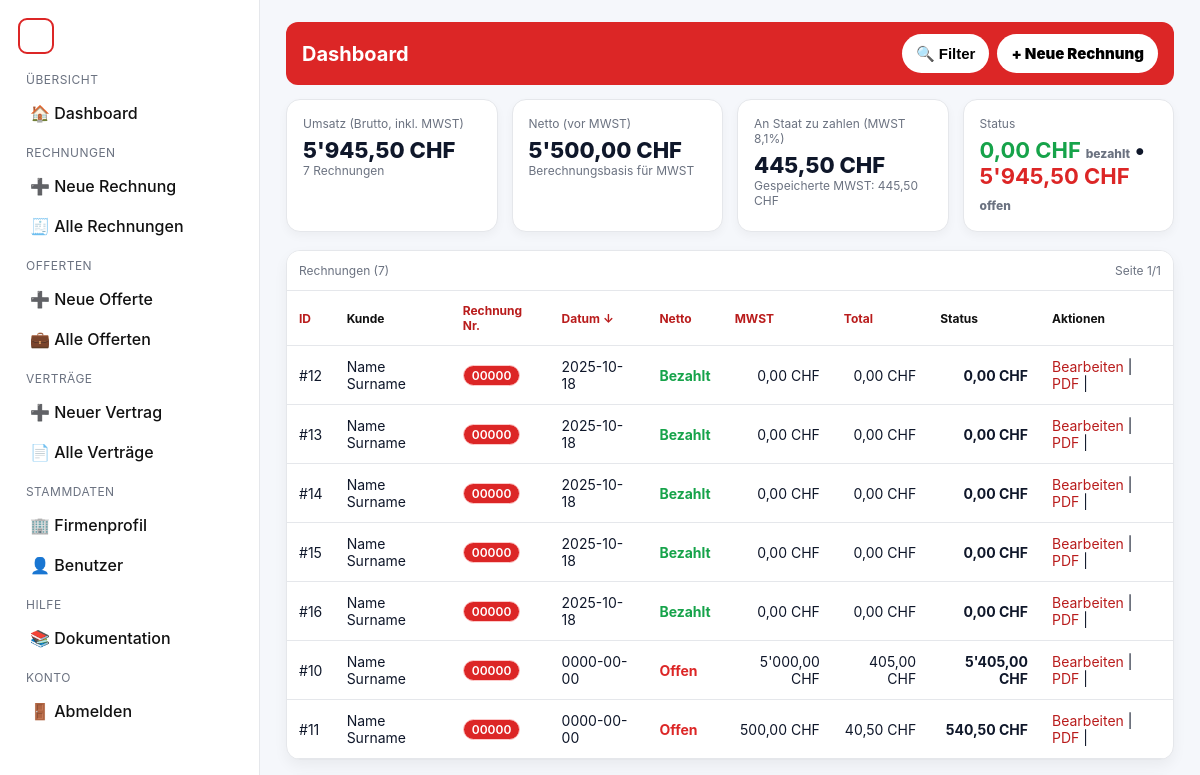
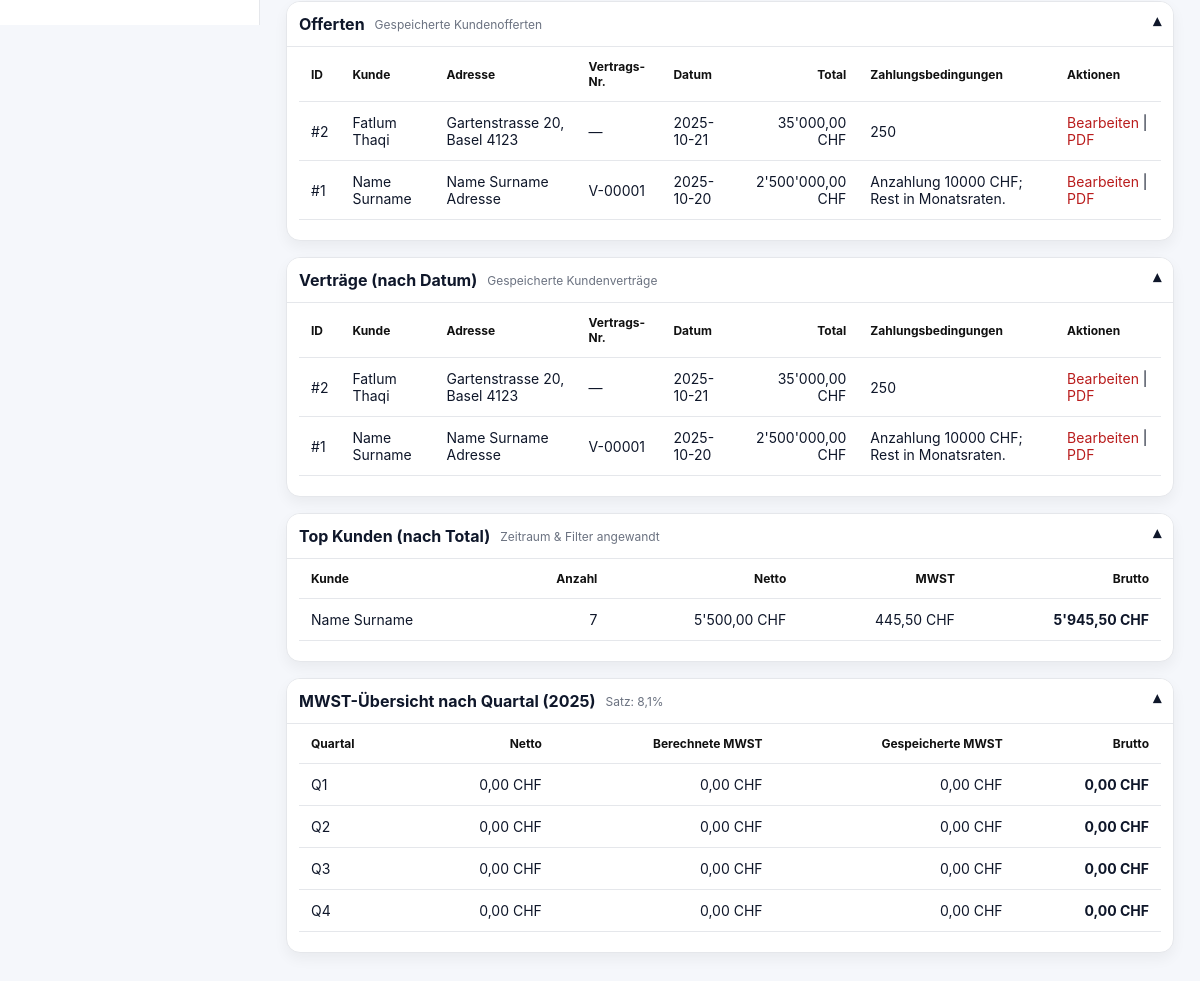
The page / (signed in) on the database its author committed (2 pictures, top to bottom).
### tables this page shows
CREATE TABLE `invoices` (
  `id` int(11) NOT NULL,
  `customer_name` varchar(255) DEFAULT NULL,
  `bill_to` text DEFAULT NULL,
  `invoice_number` varchar(50) DEFAULT NULL,
  `invoice_date` date DEFAULT NULL,
  `ref_text` varchar(255) DEFAULT NULL,
  `vat_rate` decimal(5,2) DEFAULT NULL,
  `discount` decimal(10,2) DEFAULT NULL,
  `subtotal` decimal(10,2) DEFAULT NULL,
  `vat_amount` decimal(10,2) DEFAULT NULL,
  `total` decimal(10,2) DEFAULT NULL,
  `amount_due` decimal(10,2) DEFAULT NULL,
  `remark` text DEFAULT NULL,
  `items_json` longtext DEFAULT NULL,
  `created_at` timestamp NOT NULL DEFAULT current_timestamp(),
  `lump_sum` tinyint(1) DEFAULT 0
);

CREATE TABLE `contracts` (
  `id` int(11) NOT NULL,
  `customer_name` varchar(190) NOT NULL,
  `customer_address` text NOT NULL,
  `contract_number` varchar(60) DEFAULT NULL,
  `contract_date` date DEFAULT NULL,
  `title` varchar(255) DEFAULT 'VERTRAG',
  `body` longtext DEFAULT NULL,
  `total_amount` decimal(12,2) DEFAULT 0.00,
  `payment_terms` text DEFAULT NULL,
  `signer` varchar(120) DEFAULT NULL,
  `signer_title` varchar(120) DEFAULT NULL,
  `created_at` timestamp NOT NULL DEFAULT current_timestamp()
);

### index.php (the view, shortened to what this page needs)
<?php
include 'config.php';
function h($s){ return htmlspecialchars((string)$s, ENT_QUOTES, 'UTF-8'); }
function chf($n){ return number_format((float)$n, 2, ',', "'") . ' CHF'; }
$q      = isset($_GET['q']) ? trim($_GET['q']) : '';
$range  = $_GET['range'] ?? 'all';
$today  = new DateTimeImmutable('today');
switch ($range) {
  case 'all':
  default:
    $s = $today->modify('-50 years');
    break;
}
$where  = [];
$params = [];
$types  = "";
$whereSql = $where ? "WHERE ".implode(" AND ", $where) : "";
$allowedSort = ['id','customer_name','invoice_number','invoice_date','subtotal','vat_amount','total'];
$sort = in_array($_GET['sort'] ?? '', $allowedSort, true) ? $_GET['sort'] : 'invoice_date';
$dir  = (($_GET['dir'] ?? '') === 'asc') ? 'ASC' : 'DESC';
$per_page = max(5, min(100, (int)($_GET['per_page'] ?? 15)));
$page     = max(1, (int)($_GET['page'] ?? 1));
$offset   = ($page-1) * $per_page;
$aggSql = "
  SELECT
    COALESCE(SUM(subtotal),0)   AS net_sum,
    COALESCE(SUM(vat_amount),0) AS vat_sum,
    COALESCE(SUM(total),0)      AS gross_sum,
    COALESCE(SUM(CASE WHEN amount_due<=0 THEN total ELSE 0 END),0) AS paid_sum,
    COALESCE(SUM(CASE WHEN amount_due>0  THEN total ELSE 0 END),0) AS unpaid_sum,
    COUNT(*) AS inv_count
  FROM invoices
  $whereSql
";
$agg = $conn->prepare($aggSql);
$agg->execute();
$tot = $agg->get_result()->fetch_assoc();
$vat_rate = 8.1;
$vat_due  = $tot['net_sum'] * ($vat_rate/100);
$countStmt = $conn->prepare("SELECT COUNT(*) AS c FROM invoices $whereSql");
$countStmt->execute();
$total_rows  = (int)$countStmt->get_result()->fetch_assoc()['c'];
$total_pages = max(1, (int)ceil($total_rows / $per_page));
$custSql = "
  SELECT customer_name,
         COUNT(*) AS cnt,
         COALESCE(SUM(total),0)     AS gross_sum,
         COALESCE(SUM(subtotal),0)  AS net_sum,
         COALESCE(SUM(vat_amount),0) AS vat_sum
  FROM invoices
  $whereSql
  GROUP BY customer_name
  ORDER BY gross_sum DESC
  LIMIT 5
";
$cstmt = $conn->prepare($custSql);
$cstmt->execute();
$cres = $cstmt->get_result();
$year = ($range === 'all') ? (int)date('Y') : (int)$s->format('Y');
$qSql = "
  SELECT QUARTER(invoice_date) AS q,
         COALESCE(SUM(subtotal),0)   AS net_sum,
         COALESCE(SUM(vat_amount),0) AS vat_sum,
         COALESCE(SUM(total),0)      AS gross_sum
  FROM invoices
  WHERE YEAR(invoice_date)=?
  GROUP BY q
  ORDER BY q
";
$qStmt = $conn->prepare($qSql);
$qStmt->bind_param("i", $year);
$qStmt->execute();
$qres = [];
$qrset = $qStmt->get_result();
while ($row = $qrset->fetch_assoc()) $qres[(int)$row['q']] = $row;
?>
<!DOCTYPE html>
<html lang="de">
<head>
</head>
<body>
<div class="layout">
<?php include __DIR__.'/includes/sidebar.php'; ?>
  <main class="content w-100">
    <div class="topbar xs-100 ">
      <h2 class="title">Dashboard</h2>
   <div class="actions w-100">
<div class="toolbar">
  <button type="button" class="btn btn-sm" onclick="openFilterModal()">🔍 Filter</button>
  <a href="create.php" class="btn btn-sm">+ Neue Rechnung</a>
</div>
      </div>
    </div>
    <section class="cards">
      <div class="card">
        <div class="label">Umsatz (Brutto, inkl. MWST)</div>
        <div class="value"><?= chf($tot['gross_sum']) ?></div>
        <div class="tiny"><?= (int)$tot['inv_count'] ?> Rechnungen<?= $q ? " • Filter: '".h($q)."'" : "" ?></div>
      </div>
      <div class="card">
        <div class="label">Netto (vor MWST)</div>
        <div class="value"><?= chf($tot['net_sum']) ?></div>
        <div class="tiny">Berechnungsbasis für MWST</div>
      </div>
      <div class="card">
        <div class="label">An Staat zu zahlen (MWST <?= number_format($vat_rate,1,',','') ?>%)</div>
        <div class="value"><?= chf($vat_due) ?></div>
        <div class="tiny">Gespeicherte MWST: <?= chf($tot['vat_sum']) ?></div>
      </div>
      <div class="card">
        <div class="label">Status</div>
     <div class="value">
  <span class="status-paid" id="paidSum"><?= chf($tot['paid_sum']) ?></span>
  <span class="tiny">bezahlt</span> •
  <span class="status-unpaid" id="unpaidSum"><?= chf($tot['unpaid_sum']) ?></span>
  <span class="tiny">offen</span>
</div>
      </div>
    </section>
<section class="panel">
  <div class="hd">
    <div class="tiny">Rechnungen (<?= $total_rows ?>)</div>
    <div class="tiny">Seite <?= $page ?>/<?= $total_pages ?></div>
  </div>
  <div class="table-wrap" style="overflow-x:auto">
    <table>
      <thead>
        <?php
          function th_sort($label,$col,$sort,$dir){
            $next = ($sort===$col && $dir==='ASC')?'desc':'asc';
            $qs = $_GET; $qs['sort']=$col; $qs['dir']=$next;
            $arrow = $sort===$col ? ($dir==='ASC'?'↑':'↓') : '';
            echo "<th><a href='".h('?'.http_build_query($qs))."'>$label $arrow</a></th>";
          }
        ?>
        <tr>
          <?php th_sort('ID','id',$sort,$dir); ?>
          <th>Kunde</th>
          <th>Status</th>
          <th>Aktionen</th>
        </tr>
      </thead>
      <tbody>
        <?php
          $isMobile = isset($_SERVER['HTTP_USER_AGENT']) && preg_match('/(android|iphone|mobile|ipad)/i', $_SERVER['HTTP_USER_AGENT']);
          $limitRows = $isMobile ? 5 : $per_page;
          $listSql = "
            SELECT id, customer_name, invoice_number, invoice_date, subtotal, vat_amount, total, amount_due
            FROM invoices
            $whereSql
            ORDER BY invoice_date DESC
            LIMIT ? OFFSET ?
          ";
          $listTypes  = $types . "ii";
          $listParams = array_merge($params, [$limitRows, $offset]);
          $listStmt   = $conn->prepare($listSql);
          $listStmt->bind_param($listTypes, ...$listParams);
          $listStmt->execute();
          $res = $listStmt->get_result();
          if ($res->num_rows === 0):
        ?>
          <tr><td colspan="9" class="tiny" style="text-align:center;color:var(--muted);padding:18px">Keine Rechnungen gefunden.</td></tr>
        <?php else: ?>
          <?php while ($row = $res->fetch_assoc()): ?>
            <?php $paid = ($row['amount_due'] <= 0); ?>
            <tr>
              <td data-label="ID" class="mobile-hide">#<?= (int)$row['id'] ?></td>
              <td data-label="Kunde"><?= h($row['customer_name'] ?: '—') ?></td>
              <td data-label="Rechnung Nr."><span class="badge"><?= h($row['invoice_number'] ?: '—') ?></span></td>
              <td data-label="Datum" class=""><?= h($row['invoice_date']) ?></td>
               <td data-label="Status" class="mobile-hide"><?= $paid ? '<span class="status-paid">Bezahlt</span>' : '<span class="status-unpaid">Offen</span>' ?></td>
              <td data-label="Netto" class="right mobile-hide"><?= chf($row['subtotal']) ?></td>
              <td data-label="MWST" class="right mobile-hide"><?= chf($row['vat_amount']) ?></td>
              <td data-label="Total" class="right mobile-hide"><strong><?= chf($row['total']) ?></strong></td>
              <td data-label="Aktionen">
                <a href="edit.php?id=<?= (int)$row['id'] ?>">Bearbeiten</a> |
                <a href="edit.php?id=<?= (int)$row['id'] ?>&autopdf=1" target="_blank">PDF</a> |
              </td>
            </tr>
          <?php endwhile; ?>
        <?php endif; ?>
      </tbody>
    </table>
  </div>
</section>
<details class="panel details" id="panel-contracts" <?= isset($_COOKIE['panel-contracts']) && $_COOKIE['panel-contracts']==='closed' ? '' : 'open' ?>>
  <summary>
    <div class="summary-left">
      <strong>Offerten</strong>
      <span class="tiny">Gespeicherte Kundenofferten</span>
    </div>
    <span class="chev">▾</span>
  </summary>
  <div class="panel-body">
    <div class="wrap" style="overflow-x:auto">
      <table>
        <thead>
          <tr>
            <th>ID</th>
            <th>Kunde</th>
            <th>Adresse</th>
            <th>Vertrags-Nr.</th>
            <th>Datum</th>
            <th class="right">Total</th>
            <th>Zahlungsbedingungen</th>
            <th>Aktionen</th>
          </tr>
        </thead>
        <tbody>
          <?php
          $resContracts = $conn->query("SELECT * FROM contracts ORDER BY contract_date DESC LIMIT 20");
          if ($resContracts->num_rows === 0): ?>
            <tr><td colspan="8" class="tiny" style="text-align:center;color:var(--muted);padding:18px">Keine Verträge gefunden.</td></tr>
          <?php else:
            while ($c = $resContracts->fetch_assoc()): ?>
              <tr>
                <td>#<?= (int)$c['id'] ?></td>
                <td><?= h($c['customer_name'] ?: '—') ?></td>
                <td><?= h($c['customer_address'] ?: '—') ?></td>
                <td><?= h($c['contract_number'] ?: '—') ?></td>
                <td><?= h($c['contract_date'] ?: '—') ?></td>
                <td class="right"><?= number_format((float)$c['total_amount'], 2, ',', "'") ?> CHF</td>
                <td><?= h($c['payment_terms'] ?: '—') ?></td>
                <td>
                  <a href="vertrag_form.php?id=<?= (int)$c['id'] ?>">Bearbeiten</a> |
                  <a href="vertrag_form.php?id=<?= (int)$c['id'] ?>&autopdf=1" target="_blank">PDF</a>
                </td>
              </tr>
          <?php endwhile; endif; ?>
        </tbody>
      </table>
    </div>
  </div>
</details>
<details class="panel details" id="panel-contracts" <?= isset($_COOKIE['panel-contracts']) && $_COOKIE['panel-contracts']==='closed' ? '' : 'open' ?>>
  <summary>
    <div class="summary-left">
      <strong>Verträge (nach Datum)</strong>
      <span class="tiny">Gespeicherte Kundenverträge</span>
    </div>
    <span class="chev">▾</span>
  </summary>
  <div class="panel-body">
    <div class="wrap" style="overflow-x:auto">
      <table>
        <thead>
          <tr>
            <th>ID</th>
            <th>Kunde</th>
            <th>Adresse</th>
            <th>Vertrags-Nr.</th>
            <th>Datum</th>
            <th class="right">Total</th>
            <th>Zahlungsbedingungen</th>
            <th>Aktionen</th>
          </tr>
        </thead>
        <tbody>
          <?php
          $resContracts = $conn->query("SELECT * FROM contracts ORDER BY contract_date DESC LIMIT 20");
          if ($resContracts->num_rows === 0): ?>
            <tr><td colspan="8" class="tiny" style="text-align:center;color:var(--muted);padding:18px">Keine Verträge gefunden.</td></tr>
          <?php else:
            while ($c = $resContracts->fetch_assoc()): ?>
              <tr>
                <td>#<?= (int)$c['id'] ?></td>
                <td><?= h($c['customer_name'] ?: '—') ?></td>
                <td><?= h($c['customer_address'] ?: '—') ?></td>
                <td><?= h($c['contract_number'] ?: '—') ?></td>
                <td><?= h($c['contract_date'] ?: '—') ?></td>
                <td class="right"><?= number_format((float)$c['total_amount'], 2, ',', "'") ?> CHF</td>
                <td><?= h($c['payment_terms'] ?: '—') ?></td>
                <td>
                  <a href="vertrag_form.php?id=<?= (int)$c['id'] ?>">Bearbeiten</a> |
                  <a href="vertrag_form.php?id=<?= (int)$c['id'] ?>&autopdf=1" target="_blank">PDF</a>
                </td>
              </tr>
          <?php endwhile; endif; ?>
        </tbody>
      </table>
    </div>
  </div>
</details>
    <details class="panel details" id="panel-customers" <?= isset($_COOKIE['panel-customers']) && $_COOKIE['panel-customers']==='closed' ? '' : 'open' ?>>
      <summary>
        <div class="summary-left">
          <strong>Top Kunden (nach Total)</strong>
          <span class="tiny">Zeitraum &amp; Filter angewandt</span>
        </div>
        <span class="chev">▾</span>
      </summary>
      <div class="panel-body">
        <div class="wrap" style="overflow-x:auto">
          <table>
            <thead>
              <tr><th>Kunde</th><th class="right">Anzahl</th><th class="right">Netto</th><th class="right">MWST</th><th class="right">Brutto</th></tr>
            </thead>
            <tbody>
              <?php if ($cres->num_rows === 0): ?>
                <tr><td colspan="5" class="tiny" style="text-align:center;color:var(--muted);padding:18px">Keine Daten.</td></tr>
              <?php else: ?>
                <?php while ($c = $cres->fetch_assoc()): ?>
                  <tr>
                    <td data-label="Kunde"><?= h($c['customer_name'] ?: '—') ?></td>
                    <td data-label="Anzahl" class="right"><?= (int)$c['cnt'] ?></td>
                    <td data-label="Netto" class="right"><?= chf($c['net_sum']) ?></td>
                    <td data-label="MWST" class="right"><?= chf($c['vat_sum']) ?></td>
                    <td data-label="Brutto" class="right"><strong><?= chf($c['gross_sum']) ?></strong></td>
                  </tr>
                <?php endwhile; ?>
              <?php endif; ?>
            </tbody>
          </table>
        </div>
      </div>
    </details>
    <details class="panel details" id="panel-vat" <?= isset($_COOKIE['panel-vat']) && $_COOKIE['panel-vat']==='closed' ? '' : 'open' ?>>
      <summary>
        <div class="summary-left">
          <strong>MWST-Übersicht nach Quartal (<?= (int)$year ?>)</strong>
          <span class="tiny">Satz: <?= number_format($vat_rate,1,',','') ?>%</span>
        </div>
        <span class="chev">▾</span>
      </summary>
      <div class="panel-body">
        <div class="wrap" style="overflow-x:auto">
          <table>
            <thead>
              <tr><th>Quartal</th><th class="right">Netto</th><th class="right">Berechnete MWST</th><th class="right">Gespeicherte MWST</th><th class="right">Brutto</th></tr>
            </thead>
            <tbody>
              <?php for ($qi=1;$qi<=4;$qi++):
                $qr  = $qres[$qi] ?? ['net_sum'=>0,'vat_sum'=>0,'gross_sum'=>0];
                $calc = $qr['net_sum'] * ($vat_rate/100);
              ?>
                <tr>
                  <td data-label="Quartal">Q<?= $qi ?></td>
                  <td data-label="Netto" class="right"><?= chf($qr['net_sum']) ?></td>
                  <td data-label="Berechnete MWST" class="right"><?= chf($calc) ?></td>
                  <td data-label="Gespeicherte MWST" class="right"><?= chf($qr['vat_sum']) ?></td>
                  <td data-label="Brutto" class="right"><strong><?= chf($qr['gross_sum']) ?></strong></td>
                </tr>
              <?php endfor; ?>
            </tbody>
          </table>
        </div>
      </div>
    </details>
  </main>
</div>
</body>
</html>

### rows shown on the page
invoices: id "12", customer_name "Name Surname", invoice_number "00000", invoice_date "2025-10-18", amount_due "Bezahlt", subtotal "0,00 CHF", vat_amount "0,00 CHF", total "0,00 CHF"
invoices: id "13", customer_name "Name Surname", invoice_number "00000", invoice_date "2025-10-18", amount_due "Bezahlt", subtotal "0,00 CHF", vat_amount "0,00 CHF", total "0,00 CHF"
invoices: id "14", customer_name "Name Surname", invoice_number "00000", invoice_date "2025-10-18", amount_due "Bezahlt", subtotal "0,00 CHF", vat_amount "0,00 CHF", total "0,00 CHF"
invoices: id "15", customer_name "Name Surname", invoice_number "00000", invoice_date "2025-10-18", amount_due "Bezahlt", subtotal "0,00 CHF", vat_amount "0,00 CHF", total "0,00 CHF"
invoices: id "16", customer_name "Name Surname", invoice_number "00000", invoice_date "2025-10-18", amount_due "Bezahlt", subtotal "0,00 CHF", vat_amount "0,00 CHF", total "0,00 CHF"
invoices: id "10", customer_name "Name Surname", invoice_number "00000", invoice_date "0000-00-00", amount_due "Offen", subtotal "5'000,00 CHF", vat_amount "405,00 CHF", total "5'405,00 CHF"
invoices: id "11", customer_name "Name Surname", invoice_number "00000", invoice_date "0000-00-00", amount_due "Offen", subtotal "500,00 CHF", vat_amount "40,50 CHF", total "540,50 CHF"
contracts: id "2", customer_name "Fatlum Thaqi", customer_address "Gartenstrasse 20, Basel 4123", contract_number "—", contract_date "2025-10-21", total_amount "35'000,00", payment_terms "250"
contracts: id "1", customer_name "Name Surname", customer_address "Name Surname Adresse", contract_number "V-00001", contract_date "2025-10-20", total_amount "2'500'000,00", payment_terms "Anzahlung 10000 CHF; Rest in Monatsraten."

### other values the page prints
chf($tot['gross_sum']) "5'945,50 CHF"
$tot['inv_count'] "7"
chf($tot['net_sum']) "5'500,00 CHF"
$vat_rate "8,1"
chf($vat_due) "445,50 CHF"
chf($tot['vat_sum']) "445,50 CHF"
chf($tot['paid_sum']) "0,00 CHF"
chf($tot['unpaid_sum']) "5'945,50 CHF"
$total_rows "7"
$page "1"
$total_pages "1"
$label "ID Rechnung Nr. Datum Netto MWST Total"
$arrow "↓"
$c['customer_name'] ?: '—' "Name Surname"
$c['cnt'] "7"
